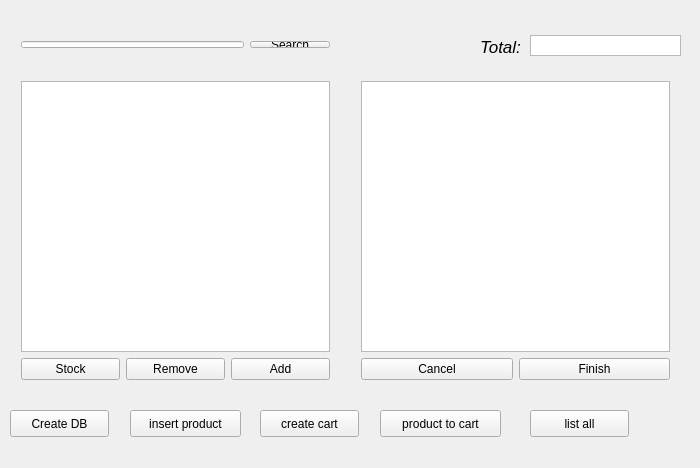
<?xml version="1.0" encoding="UTF-8"?>
<ui version="4.0">
 <class>MainWindow</class>
 <widget class="QMainWindow" name="MainWindow">
  <property name="geometry">
   <rect>
    <x>0</x>
    <y>0</y>
    <width>700</width>
    <height>468</height>
   </rect>
  </property>
  <property name="sizePolicy">
   <sizepolicy hsizetype="Fixed" vsizetype="Fixed">
    <horstretch>0</horstretch>
    <verstretch>0</verstretch>
   </sizepolicy>
  </property>
  <property name="windowTitle">
   <string>MainWindow</string>
  </property>
  <widget class="QWidget" name="centralWidget">
   <widget class="QLabel" name="label">
    <property name="geometry">
     <rect>
      <x>480</x>
      <y>38</y>
      <width>67</width>
      <height>17</height>
     </rect>
    </property>
    <property name="font">
     <font>
      <pointsize>13</pointsize>
      <weight>50</weight>
      <italic>true</italic>
      <bold>false</bold>
      <underline>false</underline>
     </font>
    </property>
    <property name="text">
     <string>Total:</string>
    </property>
   </widget>
   <widget class="QListView" name="valueView">
    <property name="geometry">
     <rect>
      <x>530</x>
      <y>35</y>
      <width>151</width>
      <height>21</height>
     </rect>
    </property>
   </widget>
   <widget class="QWidget" name="layoutWidget">
    <property name="geometry">
     <rect>
      <x>10</x>
      <y>30</y>
      <width>331</width>
      <height>29</height>
     </rect>
    </property>
    <layout class="QHBoxLayout" name="horizontalLayout">
     <item>
      <widget class="QLineEdit" name="searchWidget"/>
     </item>
     <item>
      <widget class="QPushButton" name="SearchButton">
       <property name="text">
        <string>Search</string>
       </property>
      </widget>
     </item>
    </layout>
   </widget>
   <widget class="QWidget" name="layoutWidget">
    <property name="geometry">
     <rect>
      <x>10</x>
      <y>70</y>
      <width>331</width>
      <height>321</height>
     </rect>
    </property>
    <layout class="QGridLayout" name="gridLayout">
     <item row="0" column="0">
      <widget class="QTableView" name="productTable"/>
     </item>
     <item row="1" column="0">
      <layout class="QHBoxLayout" name="horizontalLayout_2">
       <item>
        <widget class="QPushButton" name="stockButton">
         <property name="text">
          <string>Stock</string>
         </property>
        </widget>
       </item>
       <item>
        <widget class="QPushButton" name="removeButton">
         <property name="text">
          <string>Remove</string>
         </property>
        </widget>
       </item>
       <item>
        <widget class="QPushButton" name="addButton">
         <property name="text">
          <string>Add</string>
         </property>
        </widget>
       </item>
      </layout>
     </item>
    </layout>
   </widget>
   <widget class="QWidget" name="layoutWidget">
    <property name="geometry">
     <rect>
      <x>350</x>
      <y>70</y>
      <width>331</width>
      <height>321</height>
     </rect>
    </property>
    <layout class="QGridLayout" name="gridLayout_2">
     <item row="0" column="0" colspan="2">
      <widget class="QTableView" name="orderTable"/>
     </item>
     <item row="1" column="0">
      <widget class="QPushButton" name="cancelButton">
       <property name="text">
        <string>Cancel</string>
       </property>
      </widget>
     </item>
     <item row="1" column="1">
      <widget class="QPushButton" name="finshButton">
       <property name="text">
        <string>Finish</string>
       </property>
      </widget>
     </item>
    </layout>
   </widget>
   <widget class="QPushButton" name="create_db_button">
    <property name="geometry">
     <rect>
      <x>10</x>
      <y>410</y>
      <width>99</width>
      <height>27</height>
     </rect>
    </property>
    <property name="text">
     <string>Create DB</string>
    </property>
   </widget>
   <widget class="QPushButton" name="insert_product">
    <property name="geometry">
     <rect>
      <x>130</x>
      <y>410</y>
      <width>111</width>
      <height>27</height>
     </rect>
    </property>
    <property name="text">
     <string>insert product</string>
    </property>
   </widget>
   <widget class="QPushButton" name="create_cart">
    <property name="geometry">
     <rect>
      <x>260</x>
      <y>410</y>
      <width>99</width>
      <height>27</height>
     </rect>
    </property>
    <property name="text">
     <string>create cart</string>
    </property>
   </widget>
   <widget class="QPushButton" name="product_to_cart">
    <property name="geometry">
     <rect>
      <x>380</x>
      <y>410</y>
      <width>121</width>
      <height>27</height>
     </rect>
    </property>
    <property name="text">
     <string>product to cart</string>
    </property>
   </widget>
   <widget class="QPushButton" name="list_all">
    <property name="geometry">
     <rect>
      <x>530</x>
      <y>410</y>
      <width>99</width>
      <height>27</height>
     </rect>
    </property>
    <property name="text">
     <string>list all</string>
    </property>
   </widget>
  </widget>
 </widget>
 <layoutdefault spacing="6" margin="11"/>
 <resources/>
 <connections/>
</ui>
